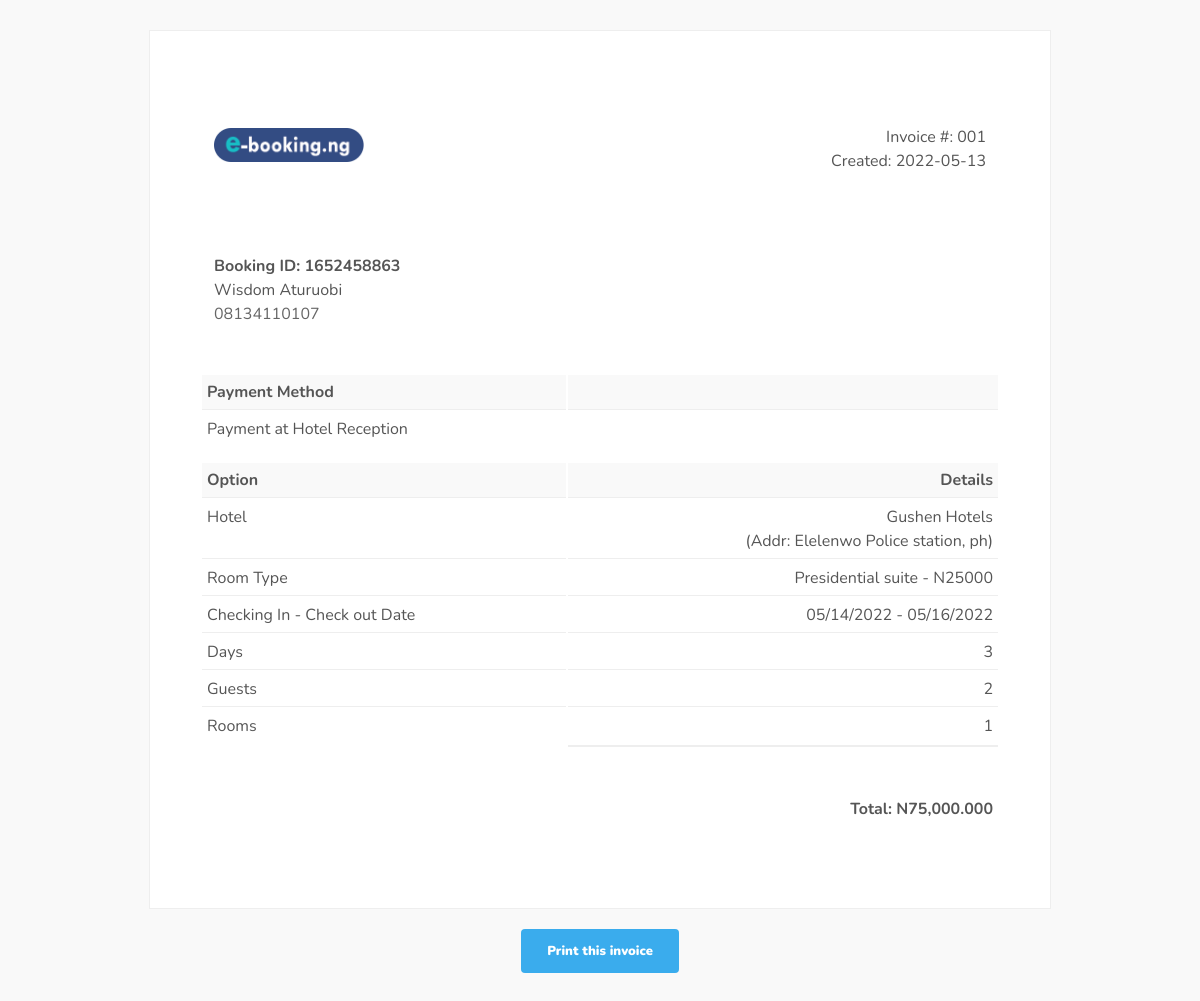
Page /invoice.php?book_id=1652458863 on the committed database.
### tables this page shows
CREATE TABLE `bookings` (
  `id` int(11) NOT NULL,
  `hotel_id` int(11) NOT NULL,
  `room_id` int(11) NOT NULL,
  `booking_id` int(11) NOT NULL,
  `booked_dates` varchar(200) NOT NULL,
  `duration` int(11) NOT NULL,
  `name` varchar(200) NOT NULL,
  `email` varchar(150) NOT NULL,
  `phone` varchar(50) NOT NULL,
  `notes` text NOT NULL,
  `no_of_rooms` int(11) NOT NULL,
  `no_of_persons` int(11) NOT NULL,
  `total_cost` varchar(200) NOT NULL,
  `date` date NOT NULL,
  `booking_status` text NOT NULL
);

CREATE TABLE `hotels` (
  `id` int(11) NOT NULL,
  `h_name` varchar(200) NOT NULL,
  `type` varchar(200) NOT NULL,
  `avg_cost` varchar(200) NOT NULL,
  `website` text NOT NULL,
  `h_address` text NOT NULL,
  `h_state` text NOT NULL,
  `h_city` text NOT NULL,
  `h_phone` varchar(200) NOT NULL,
  `h_email` varchar(200) NOT NULL,
  `details` text NOT NULL
);

CREATE TABLE `rooms` (
  `id` int(11) NOT NULL,
  `hotel_id` int(11) NOT NULL,
  `room_title` text NOT NULL,
  `price` varchar(100) NOT NULL,
  `no_of_guest` int(100) NOT NULL,
  `details` text NOT NULL
);

### invoice.php (the view, shortened to what this page needs)
<?php
include ('controllers/db.php');
$booking_id = "";
if (isset($_GET['book_id'])){
    $booking_id = $_GET['book_id'];
}
$query_booking = mysqli_query($db, "SELECT * FROM bookings WHERE booking_id = '$booking_id'");
$result_booking = mysqli_fetch_assoc($query_booking);
$invoice_id = '00'.$result_booking['id'];
$date = $result_booking['date'];
$name = $result_booking['name'];
$phone = $result_booking['phone'];
$days = $result_booking['duration'];
$bookdates = $result_booking['booked_dates'];
$quests = $result_booking['no_of_persons'];
$rooms = $result_booking['no_of_rooms'];
$total = $result_booking['total_cost'];
$room_id = $result_booking['room_id'];
$hotel_id = $result_booking['hotel_id'];
$query_hotel = mysqli_query($db, "SELECT * FROM hotels WHERE id = '$hotel_id'");
$result_hotel = mysqli_fetch_assoc($query_hotel);
$hotel = $result_hotel['h_name'];
$hotel_addr = $result_hotel['h_address'];
$query_room = mysqli_query($db, "SELECT * FROM rooms WHERE id = '$room_id' AND hotel_id = '$hotel_id'");
$result_room = mysqli_fetch_assoc($query_room);
$room_title = $result_room['room_title'];
$room_price = $result_room['price'];
?>
<!DOCTYPE HTML>
<html lang="en">
    <head>
        <link type="text/css" rel="stylesheet" href="css/invoice.css">
    </head>
    <body>
        <div class="invoice-box">
            <table  >
                <tr class="top">
                    <td colspan="2">
                        <table>
                            <tr>
                                <td class="title">
                                    <a href="./index.php">
                                    <img src="images/logo3.png" style="width:150px; height:auto" alt=""> </a>
                                </td>
                                <td>
                                    Invoice #: <?php echo $invoice_id; ?><br>
                                    Created: <?php echo $date; ?><br>
                                </td>
                            </tr>
                        </table>
                    </td>
                </tr>
                <tr class="information">
                    <td colspan="1">
                        <table>
                            <tr>
                                <td>
                                    <b>Booking ID: <?php echo $booking_id; ?></b><br>
                                    <?php echo $name; ?><br>
                                    <a href="#"  style="color:#666; text-decoration:none"><?php echo $phone; ?></a>
                                </td>
                            </tr>
                        </table>
                    </td>
                </tr>
                <tr class="heading">
                    <td>
                        Payment Method
                    </td>
                    <td>
                    </td>
                </tr>
                <tr class="details">
                    <td>
                        Payment at Hotel Reception
                    </td>
                </tr>
                <tr class="heading">
                    <td>
                        Option
                    </td>
                    <td>
                        Details
                    </td>
                </tr>
                <tr class="item">
                    <td>
                        Hotel
                    </td>
                    <td>
                        <?php echo $hotel; ?><br>
                        (Addr: <?php echo $hotel_addr; ?>)
                    </td>
                </tr>
                <tr class="item">
                    <td>
                        Room Type
                    </td>
                    <td>
                        <?php echo $room_title; ?> - N<?php echo $room_price; ?>
                    </td>
                </tr>
                <tr class="item ">
                    <td>
                        Checking In - Check out Date
                    </td>
                    <td>
                        <?php echo $bookdates; ?>
                    </td>
                </tr>
                <tr class="item ">
                    <td>
                        Days
                    </td>
                    <td>
                        <?php echo $days; ?>
                    </td>
                </tr>
                <tr class="item ">
                    <td>
                        Guests
                    </td>
                    <td>
                        <?php echo $quests; ?>
                    </td>
                </tr>
                <tr class="item last">
                    <td>
                        Rooms
                    </td>
                    <td>
                        <?php echo $rooms; ?>
                    </td>
                </tr>
                <tr class="total">
                    <td></td>
                    <td style="padding-top:50px;">
                        Total: N<?php echo $total; ?>
                    </td>
                </tr>
            </table>
        </div>
        <a href="javascript:window.print()" class="print-button">Print this invoice</a>
    </body>
</html>

### css/invoice.css (style rules this page uses)
body { font-family: 'Nunito', sans-serif; text-align:center; color:#777; background:#f9f9f9; }
body a { color:#06F; }
.invoice-box { max-width:800px; margin:30px auto 0; padding:80px 50px; border:1px solid #eee; font-size:16px; line-height:24px; background:#fff; color:#555; }
.invoice-box table { width:100%; line-height:inherit; text-align:left; }
.invoice-box table td { padding:5px; vertical-align:top; }
.invoice-box table tr td:nth-child(2) { text-align:right; }
.invoice-box table tr.top table td { padding-bottom:60px; }
.invoice-box table tr.top table td.title { font-size:45px; line-height:45px; color:#333; }
.invoice-box table tr.information table td { margin-top:50px; padding-bottom:40px; }
.invoice-box table tr.heading td { background:#f9f9f9; border-bottom:1px solid #eee; font-weight:bold; }
.invoice-box table tr.details td { padding-bottom:20px; }
.invoice-box table tr.item td { border-bottom:1px solid #eee; }
.invoice-box table tr.item.last td { border-bottom:none; }
.invoice-box table tr.total td:nth-child(2) { border-top:2px solid #eee; font-weight:bold; }
.print-button { padding:13px 26px; text-decoration:none; color:#fff; background:#3AACED; display:inline-table; font-weight:900; margin:20px 0; font-size:13px; border-radius:4px; }

### rows in the picture
bookings: id "001", date "2022-05-13", name "Wisdom Aturuobi", phone "08134110107", booked_dates "05/14/2022 - 05/16/2022", duration "3", no_of_persons "2", no_of_rooms "1", total_cost "75,000.000"
hotels: h_name "Gushen Hotels", h_address "Elelenwo Police station, ph"
rooms: room_title "Presidential suite", price "25000"

### other values in the picture
$booking_id "1652458863"
